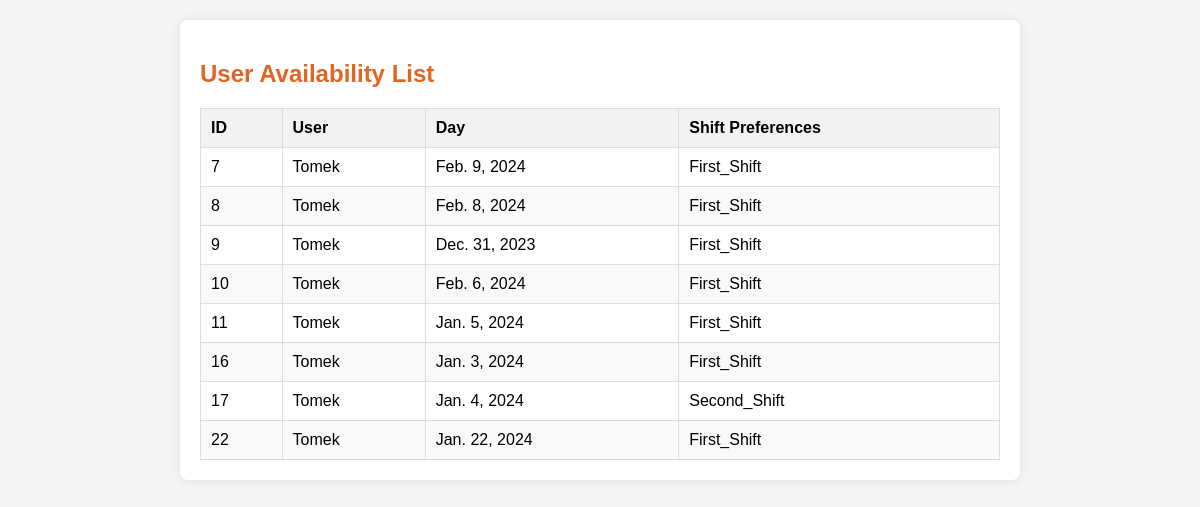
Screenshot of /availability_list (signed in) with the database file from the repository.
### viewer/models.py (models this page shows, shortened)
class UserAvailability(models.Model):
    user_availability_id = models.AutoField(primary_key=True)
    user_id = models.ForeignKey(User, on_delete=models.CASCADE)
    day = models.DateField(blank=True)
    shift_preferences = models.CharField(max_length=20, choices=SHIFT_CHOICES)

### viewer/views.py (the view)
# urls.py: path('availability_list', views.availability_list, name='availability_list'),
def availability_list(request):
    if request.user.is_staff:
        user_availabilities = UserAvailability.objects.all()
    else:
        user_availabilities = UserAvailability.objects.filter(user_id=request.user)
    context = {
        'user_availabilities': user_availabilities,
    }
    return render(request, 'schedule/availability_list.html', context)

### viewer/templates/schedule/availability_list.html (shortened to what this page needs)
<!DOCTYPE html>
<html lang="en">
<head>
</head>
<body>
<div class="container">
    <h2>User Availability List</h2>
    {% if user_availabilities %}
        <table class="availability-table">
            <thead>
                <tr>
                    <th onclick="sortTable(0)">ID</th>
                    <th onclick="sortTable(1)">User</th>
                    <th onclick="sortTable(2)">Day</th>
                    <th onclick="sortTable(3)">Shift Preferences</th>
                </tr>
            </thead>
            <tbody>
                {% for availability in user_availabilities %}
                    <tr>
                        <td>{{ availability.user_availability_id }}</td>
                        <td>{{ availability.user_id.username }}</td>
                        <td>{{ availability.day }}</td>
                        <td>{{ availability.shift_preferences }}</td>
                    </tr>
                {% endfor %}
            </tbody>
        </table>
    {% else %}
        <p>No availabilities found.</p>
    {% endif %}
</div>
</body>
</html>

### viewer/templates/schedule/availability_list.html (style rules this page uses)
body { font-family: Arial, sans-serif; background-color: #f4f4f4; margin: 0; padding: 0; }
.container { max-width: 800px; margin: 20px auto; background-color: #fff; padding: 20px; box-shadow: 0 0 10px rgba(0, 0, 0, 0.1); border-radius: 8px; }
h2 { color: rgba(224, 91, 19, 0.94); }
.availability-table { width: 100%; border-collapse: collapse; margin-top: 20px; }
.availability-table th, .availability-table td { border: 1px solid #ddd; padding: 10px; text-align: left; cursor: pointer; }
.availability-table th { background-color: #f2f2f2; }
.availability-table tbody tr:nth-child(even) { background-color: #f9f9f9; }

### rows the page displays
UserAvailability: user_availability_id "7", user_id.username "Tomek", day "Feb. 9, 2024", shift_preferences "First_Shift"
UserAvailability: user_availability_id "8", user_id.username "Tomek", day "Feb. 8, 2024", shift_preferences "First_Shift"
UserAvailability: user_availability_id "9", user_id.username "Tomek", day "Dec. 31, 2023", shift_preferences "First_Shift"
UserAvailability: user_availability_id "10", user_id.username "Tomek", day "Feb. 6, 2024", shift_preferences "First_Shift"
UserAvailability: user_availability_id "11", user_id.username "Tomek", day "Jan. 5, 2024", shift_preferences "First_Shift"
UserAvailability: user_availability_id "16", user_id.username "Tomek", day "Jan. 3, 2024", shift_preferences "First_Shift"
UserAvailability: user_availability_id "17", user_id.username "Tomek", day "Jan. 4, 2024", shift_preferences "Second_Shift"
UserAvailability: user_availability_id "22", user_id.username "Tomek", day "Jan. 22, 2024", shift_preferences "First_Shift"
